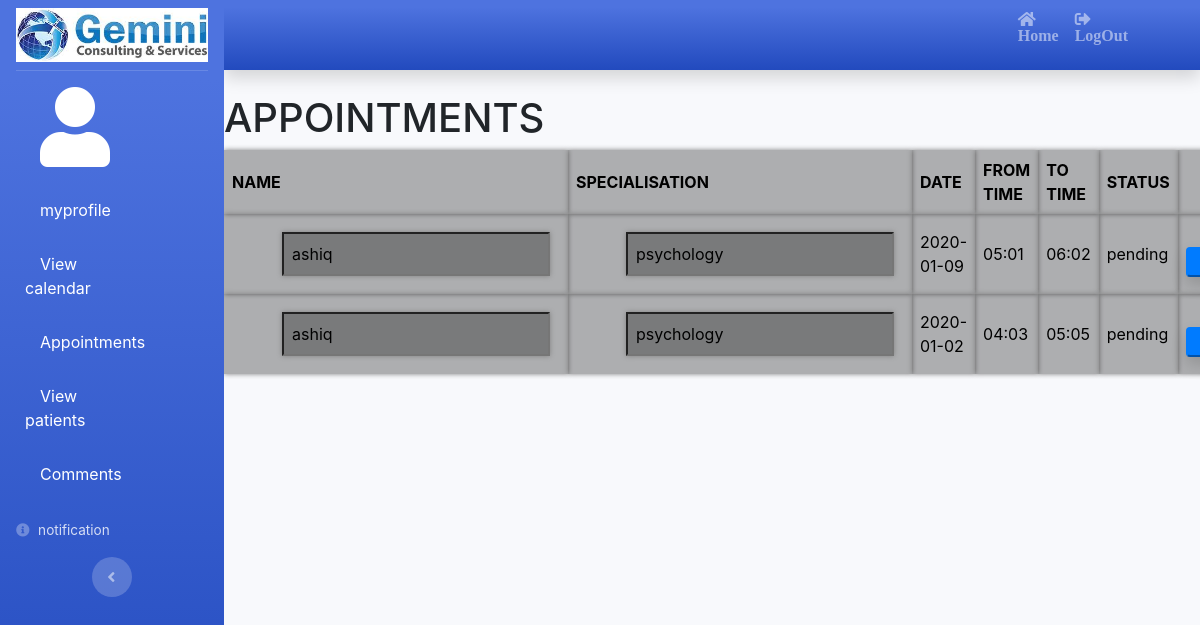
Screenshot of /managePatientappointments.php (signed in) with the database file from the repository.
### tables this page shows
CREATE TABLE `patientappointment` (
  `id` int(11) NOT NULL,
  `pname` varchar(20) NOT NULL,
  `speciality` varchar(20) NOT NULL,
  `name` varchar(20) NOT NULL,
  `date` varchar(20) NOT NULL,
  `fromtime` varchar(20) NOT NULL,
  `totime` varchar(20) NOT NULL,
  `status` varchar(20) NOT NULL
);

### managePatientappointments.php (the view, shortened to what this page needs)
<?php
include("doctorbase.php");
include("connection.php");
$var=$_SESSION["id"];
$result=mysqli_query($conn,"SELECT * from doctor where id=$var");
$row=mysqli_fetch_assoc($result);
?>
<h1>APPOINTMENTS</h1>
<?php $result2=mysqli_query($conn,"SELECT * from patientappointment where speciality='".$row["specialisation"]."' AND name='".$row["name"]."'") ?>
<table class="">
<th class="frm">NAME </th>
<th class="frm">SPECIALISATION </th>
<th class="frm">DATE </th>
<th class="frm">FROM TIME</th>
<th class="frm">TO TIME</th>
<th class="frm">STATUS</th>
<th class="frm"></th>
<?php while($row2=mysqli_fetch_assoc($result2))
        {?>
                   <tr>
                   <form action="approveappointment.php" method="POST">
                   <td class="frm"><input class="frm" name="name" value="<?php echo $row2["name"] ?>" readonly></td>
                   <td class="frm"><input class="frm" name="special" value="<?php echo $row2["speciality"] ?>" readonly></td>
                    <td  class="frm"><?php echo $row2["date"] ?></td>
                    <td class="frm"><?php echo $row2["fromtime"] ?></td>
                    <td class="frm"><?php echo $row2["totime"] ?></td>
                    <td class="frm"><?php echo $row2["status"] ?></td>
                    <td class="frm"><input type="submit" class="btn-primary mt-md-3 px-5 rounded shadow" name="submit" value="approve"></td>
                    </form>
                  </tr>
                  <?php }
                  ?>
            </table>

### css/style.css (style rules this page uses)
.frm { padding:8px; margin:10px; background-color:rgba(0,0,0,0.3); margin-left:50px; color:black; box-shadow:0px 0px 5px grey; }

### rows the page displays
patientappointment: name "ashiq", special "psychology", date "2020-01-09", fromtime "05:01", totime "06:02", status "pending"
patientappointment: name "ashiq", special "psychology", date "2020-01-02", fromtime "04:03", totime "05:05", status "pending"
